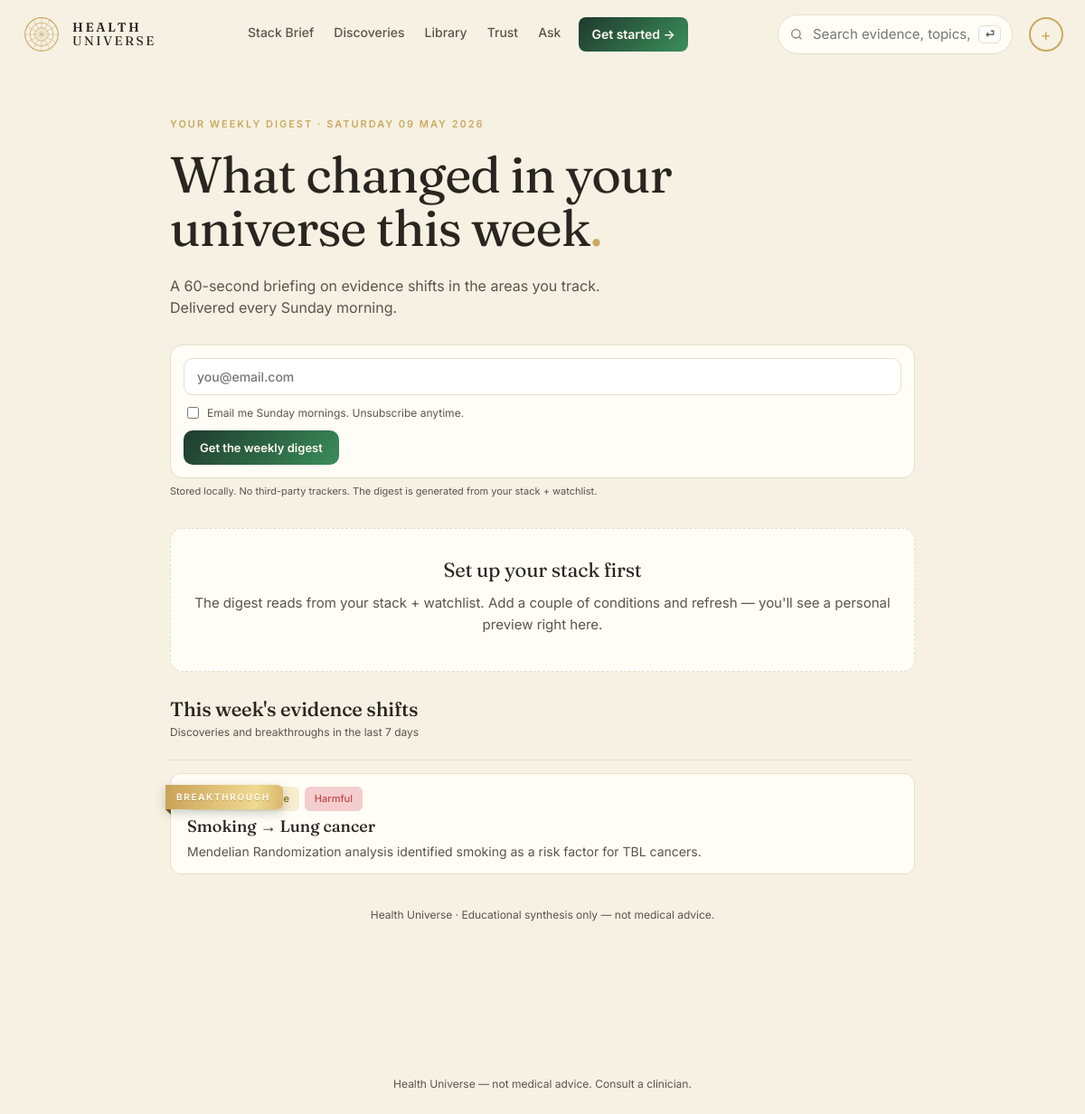
The page /digest on the database its author committed.
### tables this page shows
CREATE TABLE edge (
    id              INTEGER PRIMARY KEY,
    factor_id       INTEGER NOT NULL REFERENCES entity(id),
    outcome_id      INTEGER NOT NULL REFERENCES entity(id),
    direction       TEXT NOT NULL CHECK (direction IN (
                      'protective','harmful','neutral','u_shaped','mixed')),
    tier            TEXT NOT NULL CHECK (tier IN ('A','B','C','D','X','deprecated')),
    effect_size     TEXT,         -- qualitative: trivial/small/moderate/large
    effect_quant    TEXT,         -- e.g. "RR 0.82 (0.74-0.91)"
    population      TEXT,         -- e.g. "adults>50; ApoE4 carriers"
    mechanism       TEXT,         -- 1-paragraph plain English
    summary         TEXT,         -- card body copy
    caveats         TEXT,
    seed_source     TEXT NOT NULL CHECK (seed_source IN ('claude_seed','gemma_daily','manual')),
    created_at      TEXT NOT NULL DEFAULT (datetime('now')),
    updated_at      TEXT NOT NULL DEFAULT (datetime('now')),
    last_reviewed   TEXT NOT NULL DEFAULT (datetime('now')), embedding BLOB, embedded_at TEXT, review_status TEXT DEFAULT "unreviewed",
    UNIQUE(factor_id, outcome_id, population)
);

### web/app.py (the view)
@app.get("/digest", response_class=HTMLResponse)
def digest_preview(request: Request, days: int = 7):
    p = decode(request.cookies.get(COOKIE))
    has_profile = bool(p.conditions or p.watch_factors or p.watch_outcomes or p.watch_edges)
    sections: list[dict] = []
    with connect() as conn:
        all_disc = _new_discoveries(conn, days=days, limit=80)
        if has_profile:
            tracked_o = set(p.conditions) | set(p.watch_outcomes)
            tracked_f = set(p.watch_factors)
            relevant = [d for d in all_disc
                        if (tracked_o and d["o_slug"] in tracked_o)
                        or (tracked_f and d["f_slug"] in tracked_f)
                        or (d.get("breakthrough"))]
        else:
            relevant = [d for d in all_disc if d.get("breakthrough")] or all_disc[:6]
        if relevant:
            title = "This week's evidence shifts"
            if len(relevant) > 1:
                title = f"This week's {len(relevant)} evidence shifts"
            sections.append({
                "title": title,
                "blurb": f"Discoveries and breakthroughs in the last {days} days"
                         + (" in areas you track" if has_profile else ""),
                "rows": relevant[:6],
            })
        if p.conditions:
            no_regret = _no_regret_movers(conn, p, limit=6)
            sections.append({
                "title": "Top no-regret moves for your stack",
                "blurb": "Tier-A protective evidence for what you track",
                "rows": no_regret,
            })
            red_flags = _red_flags_in_stack(conn, p, limit=6)
            if red_flags:
                sections.append({
                    "title": "Watch outs",
                    "blurb": "Edges in your tracked areas with harmful or U-shaped direction",
                    "rows": red_flags,
                })
    return render(request, "digest.html", {
        "title": "Weekly digest",
        "profile": p,
        "has_profile": has_profile,
        "days": days,
        "sections": sections,
        "today": datetime_now().strftime("%A %d %B %Y"),
    })

### web/templates/digest.html (shortened to what this page needs)
{% extends "base.html" %}
{% block content %}
<section class="digest-page">
  <header class="digest-head">
    <p class="hp-eyebrow">YOUR WEEKLY DIGEST · {{ today | upper }}</p>
    <h1 class="hp-title">What changed in your<br/>universe this week<span class="dot">.</span></h1>
    <p class="hp-lede">A 60-second briefing on evidence shifts in the
      areas you track. Delivered every Sunday morning.</p>
    {% if request and request.query_params.get('subscribed') %}
    <div class="digest-confirm">✓ You're subscribed. We'll email the next one Sunday at 7am.</div>
    {% else %}
    <form class="digest-signup" method="post" action="/subscribe">
      <input type="email" name="email" required placeholder="you@email.com">
      <label class="digest-consent">
        <input type="checkbox" name="consent" value="1" required>
        Email me Sunday mornings. Unsubscribe anytime.
      </label>
      <button type="submit">Get the weekly digest</button>
    </form>
    <p class="digest-tiny">
      Stored locally. No third-party trackers. The digest is generated
      from your <a href="/me">stack</a> + watchlist.
    </p>
    {% endif %}
  </header>
  {% if not has_profile %}
  <div class="digest-empty">
    <h3>Set up your stack first</h3>
    <p>The digest reads from <a href="/me">your stack</a> + watchlist.
      Add a couple of conditions and refresh — you'll see a personal preview right here.</p>
  </div>
  {% endif %}
  {% for section in sections %}
  <section class="digest-section">
    <header class="digest-sec-head">
      <h2>{{ section.title }}</h2>
      <p class="muted small">{{ section.blurb }}</p>
    </header>
    {% if section.rows %}
    <ol class="digest-list">
      {% for r in section.rows %}
      <li class="digest-card {% if r.breakthrough %}is-breakthrough{% endif %}">
        {% if r.breakthrough %}<span class="hp-breakthrough-ribbon">BREAKTHROUGH</span>{% endif %}
        <div class="digest-card-tags">
          <span class="hp-badge hp-badge-tier-{{ r.tier }}">{{ TIER_LABEL[r.tier] }}</span>
          <span class="hp-badge hp-badge-dir-{{ r.direction }}">{{ DIRECTION_LABEL[r.direction] }}</span>
        </div>
        <a class="digest-card-title" href="/edge/{{ r.id }}">
          {{ r.f_name }} → {{ r.o_name }}
        </a>
        <p class="digest-card-summary">{{ r.summary[:180] }}{% if r.summary|length > 180 %}…{% endif %}</p>
      </li>
      {% endfor %}
    </ol>
    {% else %}
    <p class="empty">Nothing this week.</p>
    {% endif %}
  </section>
  {% endfor %}
  <footer class="digest-foot">
    <p class="muted small">Health Universe · Educational synthesis only — not medical advice.</p>
  </footer>
</section>
{% endblock %}

### rows shown on the page
edge: tier "Moderate Evidence", direction "Harmful", f_name "Smoking", o_name "Lung cancer", summary "Mendelian Randomization analysis identified smoking as a risk factor for TBL cancers."

### other values the page prints
{{ nav_initials or '+' }} "+"
{{ today | upper }} "SATURDAY 09 MAY 2026"
{{ section.title }} "This week's evidence shifts"
{{ section.blurb }} "Discoveries and breakthroughs in the last 7 days"
